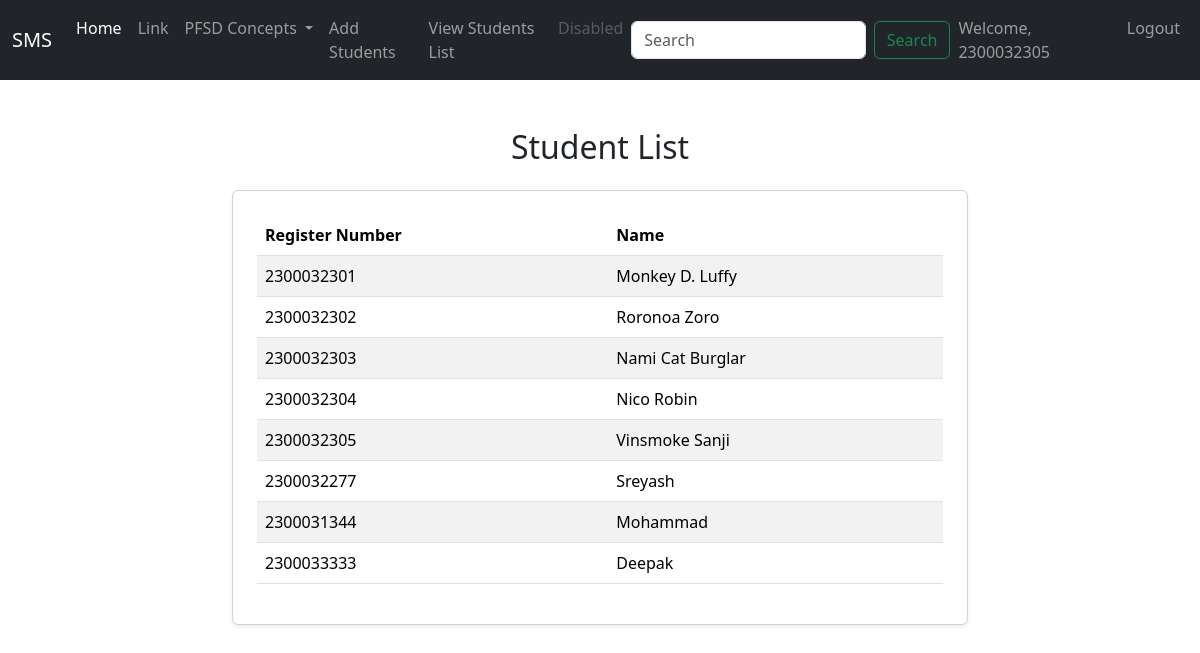
The app's page /student_list/ (signed in) with its own data.
### adminapp/models.py (models this page shows, shortened)
class StudentList(models.Model):
    Register_Number = models.CharField(max_length=15, unique=True)
    Name = models.CharField(max_length=50)
    user = models.OneToOneField(User, on_delete=models.CASCADE, null=True)

### adminapp/views.py (the view)
# urls.py: path('student_list/', views.student_list, name='student_list'),
def student_list(request):
    students = StudentList.objects.all()  # Fetch all students
    return render(request, 'adminapp/students_list.html', {'students': students})

### templates/adminapp/students_list.html (shortened to what this page needs)
{% extends 'Navbar/ProjectNavbar.html' %}
{% load static %}
{% block body %}
<div class="container mt-5">
    <h2 class="text-center mb-4">Student List</h2>
    <div class="row justify-content-center">
        <div class="col-md-8">
            <div class="card shadow-sm p-4">
                <table class="table table-striped">
                    <thead>
                        <tr>
                            <th scope="col">Register Number</th>
                            <th scope="col">Name</th>
                        </tr>
                    </thead>
                    <tbody>
                        {% for student in students %}
                        <tr>
                            <td>{{ student.Register_Number }}</td>
                            <td>{{ student.Name }}</td>
                        </tr>
                        {% empty %}
                        <tr>
                            <td colspan="2" class="text-center">No students found.</td>
                        </tr>
                        {% endfor %}
                    </tbody>
                </table>
            </div>
        </div>
    </div>
</div>
{% endblock %}

### templates/Navbar/ProjectNavbar.html (shortened to what this page needs)
<!DOCTYPE html>
<html lang="en">
<head>
    <link href="https://cdn.jsdelivr.net/npm/bootstrap@5.3.3/dist/css/bootstrap.min.css" rel="stylesheet">
    <link href="https://cdnjs.cloudflare.com/ajax/libs/font-awesome/6.0.0-beta3/css/all.min.css" rel="stylesheet">
</head>
<body>
<nav class="navbar navbar-expand-lg navbar-dark bg-dark">
    <div class="container-fluid">
        <a class="navbar-brand" href="{% url 'projecthomepage' %}">SMS</a>
        <div class="collapse navbar-collapse" id="navbarSupportedContent">
            <ul class="navbar-nav me-auto mb-2 mb-lg-0">
                <li class="nav-item">
                    <a class="nav-link active" aria-current="page" href="#">Home</a>
                </li>
                <li class="nav-item">
                    <a class="nav-link" href="#">Link</a>
                </li>
                <li class="nav-item dropdown">
                    <a class="nav-link dropdown-toggle" href="#" role="button" data-bs-toggle="dropdown" aria-expanded="false">
                        PFSD Concepts
                    </a>
                </li>
                <li class="nav-item">
                    <a class="nav-link" href="{% url 'add_student' %}">Add Students</a>
                </li>
                <li class="nav-item">
                    <a class="nav-link" href="{% url 'student_list' %}">View Students List</a>
                </li>
                <li class="nav-item">
                    <a class="nav-link disabled" aria-disabled="true">Disabled</a>
                </li>
            </ul>
            <form class="d-flex" role="search">
                <input class="form-control me-2" type="search" placeholder="Search" aria-label="Search">
                <button class="btn btn-outline-success" type="submit">Search</button>
            </form>
        </div>
        <ul class="navbar-nav ms-auto">
            {% if user.is_authenticated %}
                <li class="nav-item">
                    <span class="nav-link">Welcome, {{ user.username }}</span>
                </li>
                <li class="nav-item">
                    <a class="nav-link" href="{% url 'logout' %}">Logout</a>
                </li>
            {% endif %}
        </ul>
    </div>
</nav>
{% block body %}
{% endblock %}
</body>
</html>

### records on screen
StudentList: Register_Number "2300032301", Name "Monkey D. Luffy"
StudentList: Register_Number "2300032302", Name "Roronoa Zoro"
StudentList: Register_Number "2300032303", Name "Nami Cat Burglar"
StudentList: Register_Number "2300032304", Name "Nico Robin"
StudentList: Register_Number "2300032305", Name "Vinsmoke Sanji"
StudentList: Register_Number "2300032277", Name "Sreyash"
StudentList: Register_Number "2300031344", Name "Mohammad"
StudentList: Register_Number "2300033333", Name "Deepak"

### other values on screen
{{ user.username }} "2300032305"
